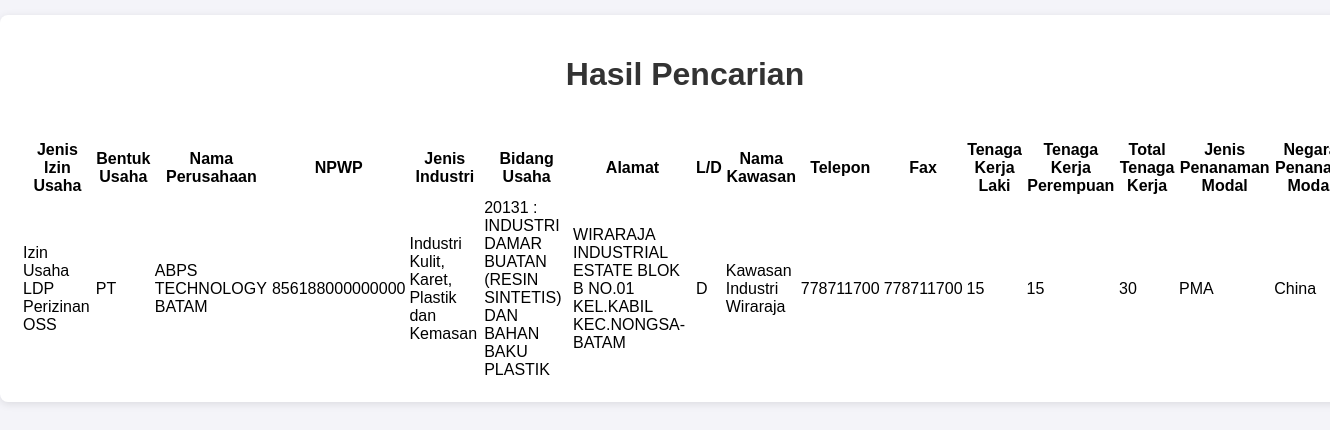
/search.php?nama_perusahaan=ABPS TECHNOLOGY BATAM, run on the app's committed database.
### tables this page shows
CREATE TABLE `perusahaan` (
  `id` int(11) NOT NULL AUTO_INCREMENT,
  `jenis_izin_usaha` varchar(255) DEFAULT NULL,
  `bentuk_usaha` varchar(255) DEFAULT NULL,
  `nama_perusahaan` varchar(255) DEFAULT NULL,
  `npwp_perusahaan` varchar(255) DEFAULT NULL,
  `jenis_industri` varchar(255) DEFAULT NULL,
  `bidang_usaha` varchar(255) DEFAULT NULL,
  `alamat_perusahaan` text DEFAULT NULL,
  `ld` varchar(10) DEFAULT NULL,
  `nama_kawasan` varchar(255) DEFAULT NULL,
  `telepon` varchar(50) DEFAULT NULL,
  `fax` varchar(50) DEFAULT NULL,
  `tenaga_kerja_laki` int(11) DEFAULT NULL,
  `tenaga_kerja_perempuan` int(11) DEFAULT NULL,
  `total_tenaga_kerja` int(11) DEFAULT NULL,
  `jenis_penanaman_modal` varchar(50) DEFAULT NULL,
  `negara_penanam_modal` varchar(50) DEFAULT NULL,
  PRIMARY KEY (`id`)
);

### search.php (the view, shortened to what this page needs)
<?php
$host = "localhost";
$user = "root";
$pass = "";
$dbname = "perusahaan";
$conn = new mysqli($host, $user, $pass, $dbname);
$nama_perusahaan = isset($_GET['nama_perusahaan']) ? $_GET['nama_perusahaan'] : '';
$sql = "SELECT * FROM perusahaan WHERE 1=1";
if (!empty($nama_perusahaan)) {
    $sql .= " AND nama_perusahaan LIKE '%" . $conn->real_escape_string($nama_perusahaan) . "%'";
}
$result = $conn->query($sql);
?>
<!DOCTYPE html>
<html lang="en">
<head>
    <link rel="stylesheet" href="style.css">
</head>
<body>
    <div class="container">
        <h1>Hasil Pencarian</h1>
        <?php if ($result->num_rows > 0): ?>
            <table>
                <thead>
                    <tr>
                        <th>Jenis Izin Usaha</th>
                        <th>Bentuk Usaha</th>
                        <th>Nama Perusahaan</th>
                        <th>NPWP</th>
                        <th>Jenis Industri</th>
                        <th>Bidang Usaha</th>
                        <th>Alamat</th>
                        <th>L/D</th>
                        <th>Nama Kawasan</th>
                        <th>Telepon</th>
                        <th>Fax</th>
                        <th>Tenaga Kerja Laki</th>
                        <th>Tenaga Kerja Perempuan</th>
                        <th>Total Tenaga Kerja</th>
                        <th>Jenis Penanaman Modal</th>
                        <th>Negara Penanam Modal</th>
                    </tr>
                </thead>
                <tbody>
                    <?php while ($row = $result->fetch_assoc()): ?>
                        <tr>
                            <td><?= htmlspecialchars($row['jenis_izin_usaha']) ?></td>
                            <td><?= htmlspecialchars($row['bentuk_usaha']) ?></td>
                            <td><?= htmlspecialchars($row['nama_perusahaan']) ?></td>
                            <td><?= htmlspecialchars($row['npwp_perusahaan']) ?></td>
                            <td><?= htmlspecialchars($row['jenis_industri']) ?></td>
                            <td><?= htmlspecialchars($row['bidang_usaha']) ?></td>
                            <td><?= htmlspecialchars($row['alamat_perusahaan']) ?></td>
                            <td><?= htmlspecialchars($row['ld']) ?></td>
                            <td><?= htmlspecialchars($row['nama_kawasan']) ?></td>
                            <td><?= htmlspecialchars($row['telepon']) ?></td>
                            <td><?= htmlspecialchars($row['fax']) ?></td>
                            <td><?= htmlspecialchars($row['tenaga_kerja_laki']) ?></td>
                            <td><?= htmlspecialchars($row['tenaga_kerja_perempuan']) ?></td>
                            <td><?= htmlspecialchars($row['total_tenaga_kerja']) ?></td>
                            <td><?= htmlspecialchars($row['jenis_penanaman_modal']) ?></td>
                            <td><?= htmlspecialchars($row['negara_penanam_modal']) ?></td>
                        </tr>
                    <?php endwhile; ?>
                </tbody>
            </table>
        <?php else: ?>
            <p>Tidak ada data yang ditemukan.</p>
        <?php endif; ?>
    </div>
</body>
</html>

### style.css (style rules this page uses)
body { font-family: Arial, sans-serif; background-color: #f4f4f9; margin: 0; padding: 0; }
.container { width: 100%; margin: 15px auto; background: #fff; border-radius: 8px; box-shadow: 0 2px 8px rgba(0, 0, 0, 0.1); padding: 20px; }
h1 { text-align: center; color: #333; margin-bottom: 45px; }

### data on the page
perusahaan: jenis_izin_usaha "Izin Usaha LDP Perizinan OSS", bentuk_usaha "PT", nama_perusahaan "ABPS TECHNOLOGY BATAM", npwp_perusahaan "856188000000000", jenis_industri "Industri Kulit, Karet, Plastik dan Kemasan", bidang_usaha "20131 : INDUSTRI DAMAR BUATAN (RESIN SINTETIS) DAN BAHAN BAKU PLASTIK", alamat_perusahaan "WIRARAJA INDUSTRIAL ESTATE BLOK B NO.01 KEL.KABIL KEC.NONGSA-BATAM", ld "D", nama_kawasan "Kawasan Industri Wiraraja", telepon "778711700", fax "778711700", tenaga_kerja_laki "15", tenaga_kerja_perempuan "15", total_tenaga_kerja "30", jenis_penanaman_modal "PMA", negara_penanam_modal "China"
